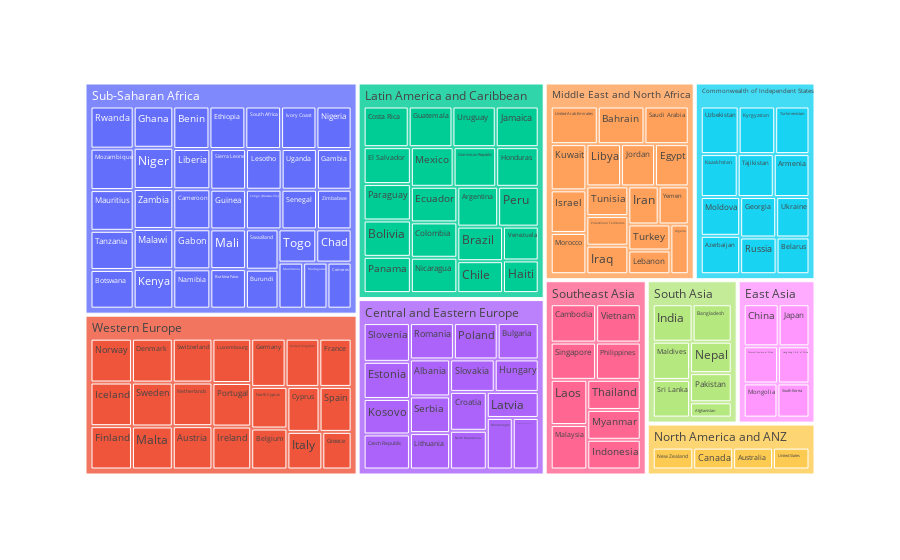

Source (notebook cell):
### Code cell
# Treemaps berdasarkan freedom to make life choices
fig = px.treemap(df, path=["Regional indicator", "Country name"],
                values="Freedom to make life choices")
fig.show()

### Figure 1 — Plotly figure (JSON) as saved in the notebook; plotly's stock layout.template omitted (floating-point values rounded to 4 significant figures; data arrays with more than 128 entries replaced by an {"elided": "..."} marker saying what was removed)
{"data": [{"branchvalues": "total", "domain": {"x": [0, 1], "y": [0, 1]}, "hovertemplate": "labels=%{label}<br>Freedom to make life choices=%{value}<br>parent=%{parent}<br>id=%{id}<extra></extra>", "ids": {"elided": "159 str values"}, "labels": {"elided": "159 str values"}, "name": "", "parents": {"elided": "159 str values"}, "type": "treemap", "values": {"elided": "159 float values"}}], "layout": {"legend": {"tracegroupgap": 0}, "margin": {"t": 60}}}
